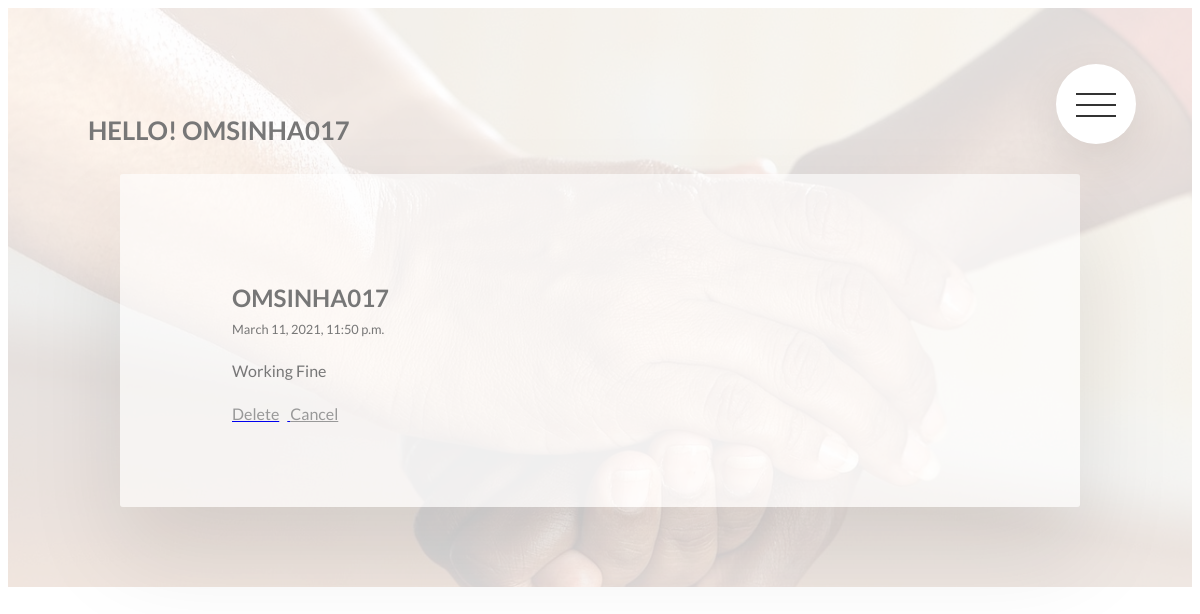
The app's page /posts/user (signed in) with its own data.
### posts/models.py (models this page shows, shortened)
class Post(models.Model):
    sno = models.AutoField(primary_key=True)
    user = models.ForeignKey(User, related_name="posts",on_delete=models.CASCADE)
    title = models.CharField(max_length=200)
    author = models.CharField(max_length=100)
    content = models.TextField()
    views = models.IntegerField(default=0)
    likes = models.ManyToManyField(User, related_name='blog_posts')
    tags = models.CharField(max_length=200)
    slug  = models.SlugField(blank=True, unique=True)
    created_at = models.DateTimeField(default=now)

### posts/views.py (the view)
# urls.py: path("user", UserPosts, name="user"),
def UserPosts(request):
    if request.user.is_authenticated:
        qs = Post.objects.filter(user=request.user)
        context = {
            'user' : request.user,
            'posts' : qs
        }
        return render(request,"posts/user_post_list.html",context)
    else :
        return redirect("accounts:login")

### posts/templates/posts/user_post_list.html (shortened to what this page needs)
{% extends "posts/post_base.html" %}
{% block post_content %}
<section class="all-post">
	<div class="bg-image">
        <img src="/static/img/home1.jpg" class="bg-image__content" alt="photo">
    </div>
	<h1 class="heading-name">Hello! {% if user.first_name %}{{ user.first_name }}{% else %}{{ user.username }}{% endif %}</h1>
	{% for post in posts %}
	<div class="row">
			<div class="post-one">
				<h3 class="heading-post">{{ post.user.username }}</h3>
					<div class="text">{{ post.created_at }}</div>
				<p class="text-post">{{ post.content }}</p>
						<a href="{% url 'posts:delete' id=post.sno %}" title="delete">
							<span class="links-two">Delete</span>
						</a>
						<a href="{% url 'posts:all' %}" class="links-two">Cancel</a>
			</div>
		</div>
	{% endfor %}
</section>
{% endblock %}

### static/css/style.css (style rules this page uses)
body { font-family: "Lato" ,sans-serif; font-weight: 400; line-height: 1.7; color: #777; }
.heading-name { font-size: 1.6rem; font-weight: 700; text-transform: uppercase; }
.bg-image { position: absolute; top: 0; left: 0; height: 100%; width: 100%; z-index: -1; opacity: .15; overflow: hidden; }
.bg-image__content { height: 100%; width: 100%; object-fit: cover; }
.all-post { position: relative; padding: 5rem 5rem; }
.post-one { width: 75%; margin: 0 auto; box-shadow: 0 3rem 6rem rgba(0, 0, 0, 0.1); background-color: rgba(255, 255, 255, 0.6); border-radius: 3px; padding: 5rem; padding-left: 7rem; }
.post-one .heading-post { font-size: 1.5rem; font-weight: 700; margin-bottom: 0; text-transform: uppercase; }
.post-one .links-two { color: #999; padding-right: 8px; }
.post-one .text { font-size: .8rem; margin: 0; padding: 0; }
.row { max-width: 114rem; margin: 0 auto; }
.row::after { content: ""; display: table; clear: both; }

### records on screen
Post: user.username "OMSINHA017", created_at "March 11, 2021, 11:50 p.m.", content "Working Fine"

### other values on screen
{{ user.username }} "OMSINHA017"
